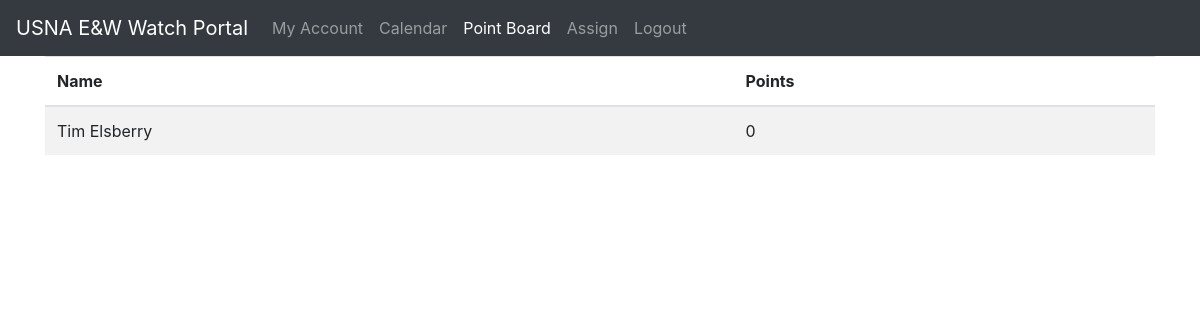
The app's page /points, older data.
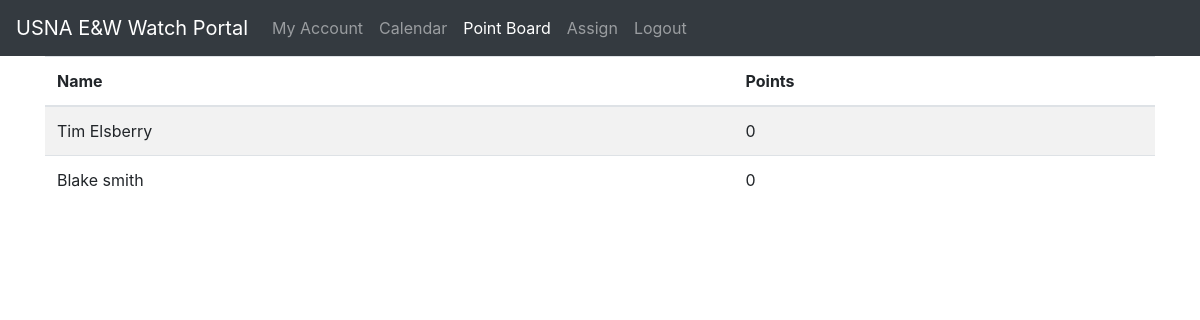
The same page, newer data.
### app.py (models this page shows)
class User(db.Model):
    __tablename__='Users'
    id = db.Column(db.Integer, primary_key=True)
    first = db.Column(db.String(128), nullable=False)
    last = db.Column(db.String(128), nullable=False)
    email = db.Column(db.String(64), index=True, unique=True)
    password_hash = db.Column(db.String(128))
    created = db.Column(db.DateTime, index=False, unique=False, nullable=False, default=date.today())
    phone = db.Column(db.Integer)
    qualified = db.Column(db.Boolean, index=True, unique=False, default=False)
    data = db.Column(db.String(32768), index=False, unique=False)
    points = db.Column(db.Integer, index=True, unique=False, default=0)
    def __repr__(self):
        return f"{self.first} {self.last}"

### app.py (the view)
@app.route('/points', methods=["GET"])
def points():
    return render_template('points.html',users=User.query.all())

### templates/points.html
{%extends "base.html"%}
{%block content%}
<div class="container">
<table class="table table-striped table-hover">
    <thead>
        <tr>
            <th scope="col">Name</th>
            <th scope="col">Points</th>
        </tr>
    </thead>
<tbody>
    {%for u in users%}
    <tr>
        <td>{{u}}</td>
        <td>{{u.points}}</td>
    </tr>
    {%endfor%}
</tbody>
</table>
</div>
{%endblock%}

Row changes from the older to the newer data that the page shows:
added User: first+last "Blake smith", points "0"
